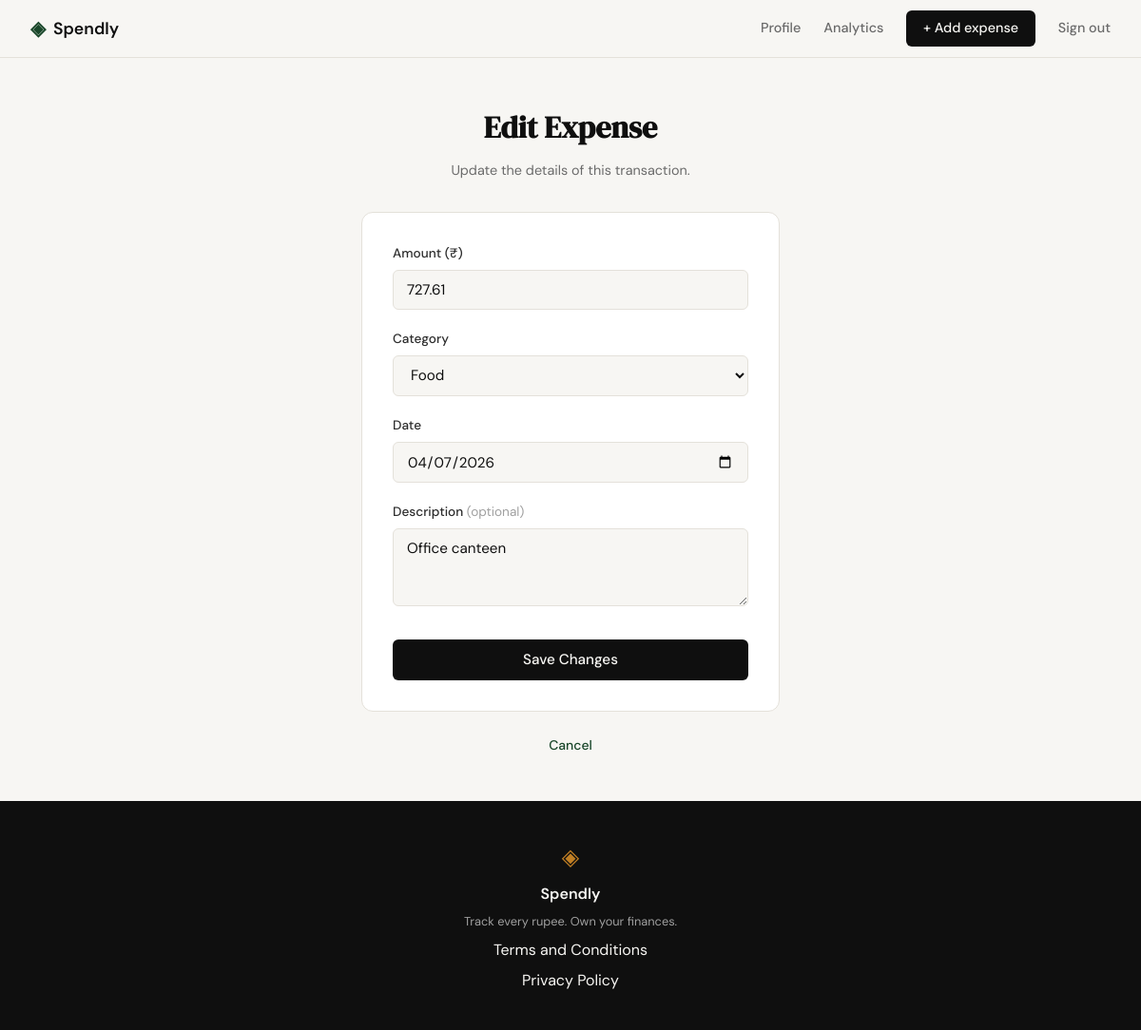
The page /expenses/18/edit (signed in) on the database its author committed.
### tables this page shows
CREATE TABLE expenses (
            id          INTEGER PRIMARY KEY AUTOINCREMENT,
            user_id     INTEGER NOT NULL REFERENCES users(id),
            amount      REAL    NOT NULL,
            category    TEXT    NOT NULL,
            date        TEXT    NOT NULL,
            description TEXT,
            created_at  TEXT    DEFAULT (datetime('now'))
        );

### app.py (the view, shortened to what this page needs)
@app.route("/expenses/<int:id>/edit", methods=["GET", "POST"])
def edit_expense(id):
    if not session.get("user_id"):
        return redirect(url_for("login"))
    expense = get_expense_by_id(id)
    if expense is None:
        abort(404)
    if expense["user_id"] != session["user_id"]:
        abort(403)
    return render_template(
        "edit_expense.html",
        categories=VALID_CATEGORIES,
        expense_id=id,
        form={
            "amount": expense["amount"],
            "category": expense["category"],
            "date": expense["date"],
            "description": expense["description"] or "",
        },
    )

### database/db.py (called while the page is built)
def get_db():
    db_path = os.path.join(os.path.dirname(__file__), "..", "spendly.db")
    conn = sqlite3.connect(db_path)
    conn.row_factory = sqlite3.Row
    conn.execute("PRAGMA foreign_keys = ON")
    return conn

def get_expense_by_id(expense_id):
    conn = get_db()
    row = conn.execute("SELECT * FROM expenses WHERE id = ?", (expense_id,)).fetchone()
    conn.close()
    return row

### templates/edit_expense.html (shortened to what this page needs)
{% extends "base.html" %}
{% block content %}
<section class="auth-section">
  <div class="auth-container">
    <div class="auth-header">
      <h1 class="auth-title">Edit Expense</h1>
      <p class="auth-subtitle">Update the details of this transaction.</p>
    </div>
    <div class="auth-card">
      <form method="POST" action="{{ url_for('edit_expense', id=expense_id) }}">
        <div class="form-group">
          <label for="amount">Amount (₹)</label>
          <input
            type="number"
            id="amount"
            name="amount"
            class="form-input"
            step="0.01"
            min="0.01"
            placeholder="0.00"
            value="{{ form.amount }}"
            required
            autofocus
          >
        </div>
        <div class="form-group">
          <label for="category">Category</label>
          <select id="category" name="category" class="form-input">
            {% for cat in categories %}
            <option value="{{ cat }}" {% if form.category == cat %}selected{% endif %}>{{ cat }}</option>
            {% endfor %}
          </select>
        </div>
        <div class="form-group">
          <label for="date">Date</label>
          <input
            type="date"
            id="date"
            name="date"
            class="form-input"
            value="{{ form.date }}"
            required
          >
        </div>
        <div class="form-group">
          <label for="description">Description <span style="color: var(--ink-faint); font-weight: 400;">(optional)</span></label>
          <textarea
            id="description"
            name="description"
            class="form-input"
            rows="3"
            placeholder="What was this expense for?"
          >{{ form.description }}</textarea>
        </div>
        <button type="submit" class="btn-submit">Save Changes</button>
      </form>
    </div>
    <p class="auth-switch">
      <a href="{{ url_for('profile') }}">Cancel</a>
    </p>
  </div>
</section>
{% endblock %}

### static/css/style.css (style rules this page uses)
:root { --ink: #0f0f0f; --ink-soft: #2d2d2d; --ink-muted: #6b6b6b; --ink-faint: #a0a0a0; --paper: #f7f6f3; --paper-warm: #f0ede6; --paper-card: #ffffff; --accent: #1a472a; --accent-light: #e8f0eb; --accent-2: #c17f24; --accent-2-light: #fdf3e3; --danger: #c0392b; --danger-light: #fdecea; --border: #e4e1da; --border-soft: #eeebe4; --font-display: 'DM Serif Display', Georgia, serif; --font-body: 'DM Sans', system-ui, sans-serif; --max-width: 1200px; --auth-width: 440px; --radius-sm: 6px; --radius-md: 12px; --radius-lg: 20px; }
*, *::before, *::after { box-sizing: border-box; margin: 0; padding: 0; }
html { font-size: 16px; scroll-behavior: smooth; }
body { background: var(--paper); color: var(--ink); font-family: var(--font-body); font-size: 1rem; line-height: 1.6; -webkit-font-smoothing: antialiased; }
a { color: inherit; text-decoration: none; }
.auth-section { min-height: calc(100vh - 60px - 100px); display: flex; align-items: center; justify-content: center; padding: 3rem 2rem; }
.auth-container { width: 100%; max-width: var(--auth-width); }
.auth-header { text-align: center; margin-bottom: 2rem; }
.auth-title { font-family: var(--font-display); font-size: 2rem; color: var(--ink); margin-bottom: 0.5rem; }
.auth-subtitle { font-size: 0.9rem; color: var(--ink-muted); }
.auth-card { background: var(--paper-card); border: 1px solid var(--border); border-radius: var(--radius-md); padding: 2rem; margin-bottom: 1.5rem; }
.form-group { margin-bottom: 1.25rem; }
.form-group label { display: block; font-size: 0.85rem; font-weight: 500; color: var(--ink-soft); margin-bottom: 0.4rem; }
.form-input { width: 100%; padding: 0.6rem 0.875rem; border: 1px solid var(--border); border-radius: var(--radius-sm); font-family: var(--font-body); font-size: 0.95rem; color: var(--ink); background: var(--paper); outline: none; transition: border-color 0.2s; }
.form-input::placeholder { color: var(--ink-faint); }
.btn-submit { width: 100%; padding: 0.7rem; background: var(--ink); color: var(--paper); border: none; border-radius: var(--radius-sm); font-family: var(--font-body); font-size: 0.95rem; font-weight: 500; cursor: pointer; transition: background 0.2s; margin-top: 0.5rem; }
.auth-switch { text-align: center; font-size: 0.875rem; color: var(--ink-muted); }
.auth-switch a { color: var(--accent); font-weight: 500; }

### rows shown on the page
expenses: amount "727.61", category "Food", date "04/07/2026", description "Office canteen"
